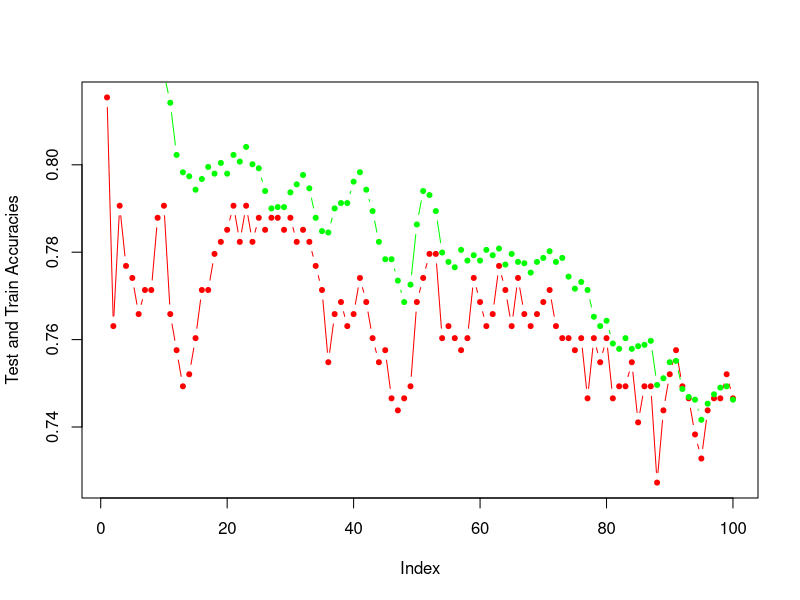

Write R code to recreate this figure.
## ---- chunk 1
library(ggplot2)
library(plyr)
library(knitr)
library(e1071)
library(caret)
library(class)

set.seed(100)

cbPalette <- c("#999999", "#E69F00", "#56B4E9", "#009E73", "#F0E442", "#0072B2", "#D55E00", "#CC79A7")

options(scipen = 4)
## ---- chunk 2

get_pred_logreg <- function(train, test) {
    class_vector <- train[,length(train)]
    levels(class_vector) = c("low", "high")
    
    factor_class_vector <- as.factor(class_vector)
    
    colnames(train)[length(train)] <- c("out")
    
    train["out"] <- factor_class_vector
  
    glm.fit <- glm(out~., family=binomial(link='logit'), data=train)
  
  result_predict <- predict(glm.fit, test, type= "response")
     
  #Dataframe of predicted and true values of Test
  df <- data.frame(result_predict,test[,length(test)])
  
  return(df)
  
}


## ---- chunk 3
get_pred_nb <- function(train, test) {
  
    class_vector <- train[,length(train)]
    
    factor_class_vector <- as.factor(class_vector)
    levels(factor_class_vector) <- c("low", "high")

    colnames(train)[length(train)] <- c("out")
     
    train["out"] <- factor_class_vector
    
    nb <- naiveBayes(out~., data=train)
    
    result_predict <- predict(nb, test, type="class")
  
    #Dataframe of predicted and true values of Test
    df <- data.frame(result_predict,test[,length(test)])
  
    return(df)

}
## ---- chunk 4
get_pred_knn <- function(train, test, k) {
  
  df_trn <- data.frame(train[,1:length(train)-1])
  df_test <- data.frame(test[,1:length(train)-1])
  class_label <- train[,length(train)]

  result <- knn(train = df_trn,
      test = df_test,
      cl = class_label, 
      k = k)
  
  #Dataframe of predicted and true values of Test
  df <- data.frame(result,test[,length(test)])
  
  return(df)
}
## ---- chunk 5
set.seed(100)

do_cv_class <- function(df, num_folds, model_name) {
  
  class_vector <- df[,length(df)]
  levels(class_vector) = c("low", "high")
    
  factor_class_vector <- as.factor(class_vector)
  colnames(df)[5] <- c("out")
  df["out"] <- factor_class_vector
  
  K <- num_folds
  
  Final_Data_Frame <-  NULL
  
  #Split the rows into into K parts
  splits  <- split(df, f = rep_len(sample(seq(1,K), K), nrow(df)))
  
  #Iterate over K and test on 1 to K chunks of data 
  for(i in 1:K){
  
  test <- splits[[i]]

  test_vector <- NULL

  test_vector <-  c(strtoi(row.names(test)))
  
  if(model_name == 'logreg'){
    
    trainingdata <- df[-test_vector,]
    testingdata <-  df[test_vector,]
    
    temp_Frame <- get_pred_logreg(trainingdata,testingdata)
    Final_Data_Frame <- rbind(Final_Data_Frame, temp_Frame)
    
  }else if(model_name == 'nb'){
    
    trainingdata <- df[-test_vector,]
    testingdata <-  df[test_vector,]
    
    temp_Frame <- get_pred_nb(trainingdata,testingdata)
    Final_Data_Frame <- rbind(Final_Data_Frame, temp_Frame)
    
  }else{
    
   k_in_knn <-  strsplit(model_name,"nn")[[1]]
   k_in_knn <- strtoi(k_in_knn[1]) 
  
   trainingdata <- df[-test_vector,]
   testingdata <-  df[test_vector,]
    
   temp_Frame <- get_pred_knn(trainingdata,testingdata,k_in_knn)
   Final_Data_Frame <- rbind(Final_Data_Frame, temp_Frame)
  }
  }
  

Final_Data_Frame <- setNames(Final_Data_Frame, c('Predicted_Values', 'True_Values'))
return (Final_Data_Frame)
}
## ---- chunk 6

get_metrics <- function(results, cutoff = 0.5) {
  
if(is.numeric(results$Predicted_Values)){
  results$Predicted_Values[results["Predicted_Values"] <= cutoff] = "Low"
  results$Predicted_Values[results["Predicted_Values"] != "Low"] = "High"
  
  tbl <- table(results$Predicted_Values,results$True_Values)
  
  TP <- tbl[1,2]
  FP <- tbl[1,1]
  FN <- tbl[2,2]
  TN <- tbl[2,1]
  
  accuracy <- (TP + TN)/(TP + FP + FN + TN)
  precision <- (TP)/(TP + FP)
  recall <- (TP)/(TP + FN)
  FPR <- (FP)/(FP + TN)
  
  performance <- data.frame(accuracy,precision,recall,FPR)
  return(performance)
  
 }else{
  tbl <- table(results$Predicted_Values,results$True_Values)
  
  TP <- tbl[2,2]
  FP <- tbl[2,1]
  FN <- tbl[1,2]
  TN <- tbl[1,1]
  
  accuracy <- (TP + TN)/(TP + FP + FN + TN)
  precision <- (TP)/(TP + FP)
  recall <- (TP)/(TP + FN)
  FPR <- (FP)/(FP + TN)
  
  performance <- data.frame(accuracy,precision,recall,FPR)
  return(performance)

 }
 
}
## ---- chunk 7
wines <- read.csv("./white_wine.csv", header = TRUE)
## ---- chunk 8

train_accuracy <- NULL
test_accuracy <- NULL

for(i in seq(1,100)){
  
  set.seed(100)
  
  do_cv_train <- function(df, num_folds, model_name){
    class_vector <- df[,5]
    levels(class_vector) = c("low", "high")
    factor_class_vector <- as.factor(class_vector)

    colnames(df)[5] <- c("out")
    df["out"] <- factor_class_vector
    K <- num_folds
    Final_Data_Frame <-  NULL
  
  #Split the rows into into K parts
  splits  <- split(df, f = rep_len(sample(seq(1,K), K), nrow(df)))
  
  #Iterate over K and test on 1 to K chunks of data 
  for(i in 1:K){
  
    test <- splits[[i]]

    test_vector <- NULL

    test_vector <-  c(strtoi(row.names(test)))
  
    k_in_knn <-  strsplit(model_name,"nn")[[1]]
    k_in_knn <- strtoi(k_in_knn[1]) 
   
    trainingdata <- df[-test_vector,]
    testingdata <-  df[-test_vector,]
    
    temp_Frame <- get_pred_knn(trainingdata,testingdata,k_in_knn)
    
    Final_Data_Frame <- rbind(Final_Data_Frame, temp_Frame)
  }
  
  Final_Data_Frame <- setNames(Final_Data_Frame, c('Predicted_Values', 'True_Values'))
  return (Final_Data_Frame)
  }
  
  k <- as.character(i)
  k <- paste(k,"nn",sep="")
  
  results <- do_cv_class(wines, 10, k)
  results_train <- do_cv_train(wines, 10, k)
  
  performance_test <- get_metrics(results, cutoff = 0.5)
  performance_train <- get_metrics(results_train, cutoff = 0.5)
  
  test_accuracy <- c(test_accuracy,c(performance_test$accuracy))
  train_accuracy <-  c(train_accuracy, c(performance_train$accuracy))
  
}

dataframe <- data.frame(train_accuracy, test_accuracy)

plot(test_accuracy, type = "b", col = "red", cex = 1, pch=20, ylab = "Test and Train Accuracies")
lines(train_accuracy, type = "b", col= "green", cex = 1, pch = 20)

print(test_accuracy[20:30])
print(paste("At k=22, the train accuracy is ",train_accuracy[22]))
print(paste("At k=22, the test accuracy is ",test_accuracy[22]))


## ---- chunk 9

#10-Fold Cross Validation
result_logreg <- do_cv_class(wines, 10,'logreg')
logreg_performance <- get_metrics(result_logreg, cutoff = 0.5)
logreg_accuracy <- logreg_performance$accuracy

result_nb <- do_cv_class(wines, 10, 'nb')
nb_performance <- get_metrics(result_nb, cutoff = 0.5)
nb_accuracy <-  nb_performance$accuracy


if(nb_accuracy > logreg_accuracy){print(paste("For 10-Fold Cross Validation, Naive Bayes model provides higher accuracy as ", nb_accuracy*100,"%"," > ",logreg_accuracy*100,"%"))}else{print(paste("For 10-Fold Cross Validation, Logistic Regression provides higher accuracy as ",logreg_accuracy*100,"%"," > ", nb_accuracy*100,"%"))}

#5-Fold Cross Validation

result_logreg <- do_cv_class(wines, 5,'logreg')
logreg_performance <- get_metrics(result_logreg, cutoff = 0.5)
logreg_accuracy <- logreg_performance$accuracy

result_nb <- do_cv_class(wines, 5, 'nb')
nb_performance <- get_metrics(result_nb, cutoff = 0.5)
nb_accuracy <-  nb_performance$accuracy


if(nb_accuracy > logreg_accuracy){print(paste("For 5-Fold Cross Validation, Naive Bayes model provides higher accuracy as ", nb_accuracy*100,"%"," > ",logreg_accuracy*100,"%"))}else{print(paste("For 5-Fold Cross Validation, Logistic Regression provides higher accuracy as ",logreg_accuracy*100,"%"," > ", nb_accuracy*100,"%"))}



default_classifier_accuracy <-  count((wines[5]=="high"))[2,2] / (count((wines[5]=="high"))[2,2] + count((wines[5]=="high"))[1,2])

print(paste("The accuracy for default classifier of this data is ", default_classifier_accuracy*100,"%"))


